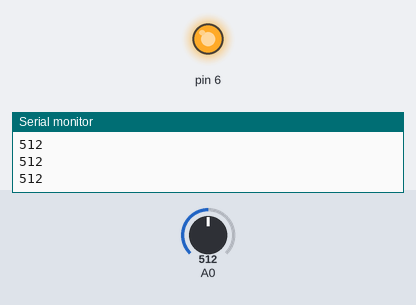
Simulated run of this sketch. Board: Arduino Uno, built with avr-gcc and run on an emulated ATmega328P. Shown: output pins drawn as LEDs (lit = HIGH), the last lines printed to the serial monitor. Inputs (shaded band) come from the test bench; at power-on: A0 = 512.

Above: at 1.2 s.
1.3 s: A0 set to 359
2.8 s: A0 set to 343
At 3.8 s:
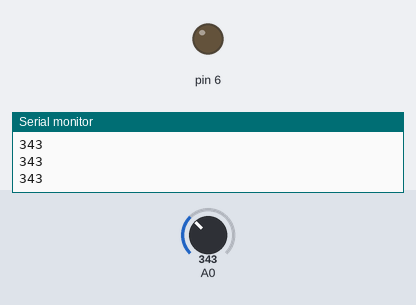
4.4 s: A0 set to 360
At 5.3 s:
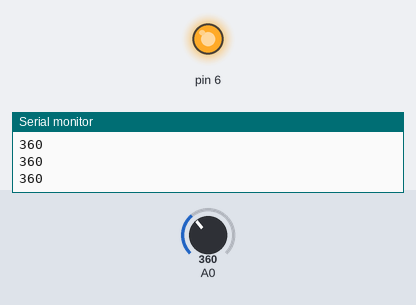
6.0 s: A0 set to 340
At 6.6 s:
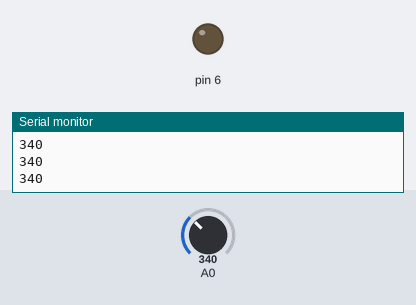
Timing chart, 0 to 8.6 s (numbered marks = the images above; inputs shaded):
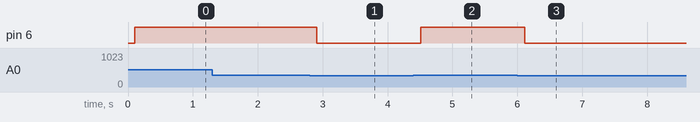

Measured:
- the behaviour switches between 351 and 350 on A0 (found by bisection; images 0 and 1)
- after the input at 2.8 s, pin 6: HIGH → LOW after 0.11 s
- after the input at 4.4 s, pin 6: LOW → HIGH after 0.11 s
- after the input at 6.0 s, pin 6: HIGH → LOW after 0.12 s

The sketch:

Automatic_Night_Lamp.ino
```cpp
void setup()
{
  Serial.begin(9600);
  pinMode(6, OUTPUT);
}

void loop()
{
  int d= analogRead(A0);
  Serial.println(d);
  delay(100);
  if (d>350)
  {
    digitalWrite(6,HIGH);
  }
  else
  {
    digitalWrite(6,LOW);
  }
}
```
